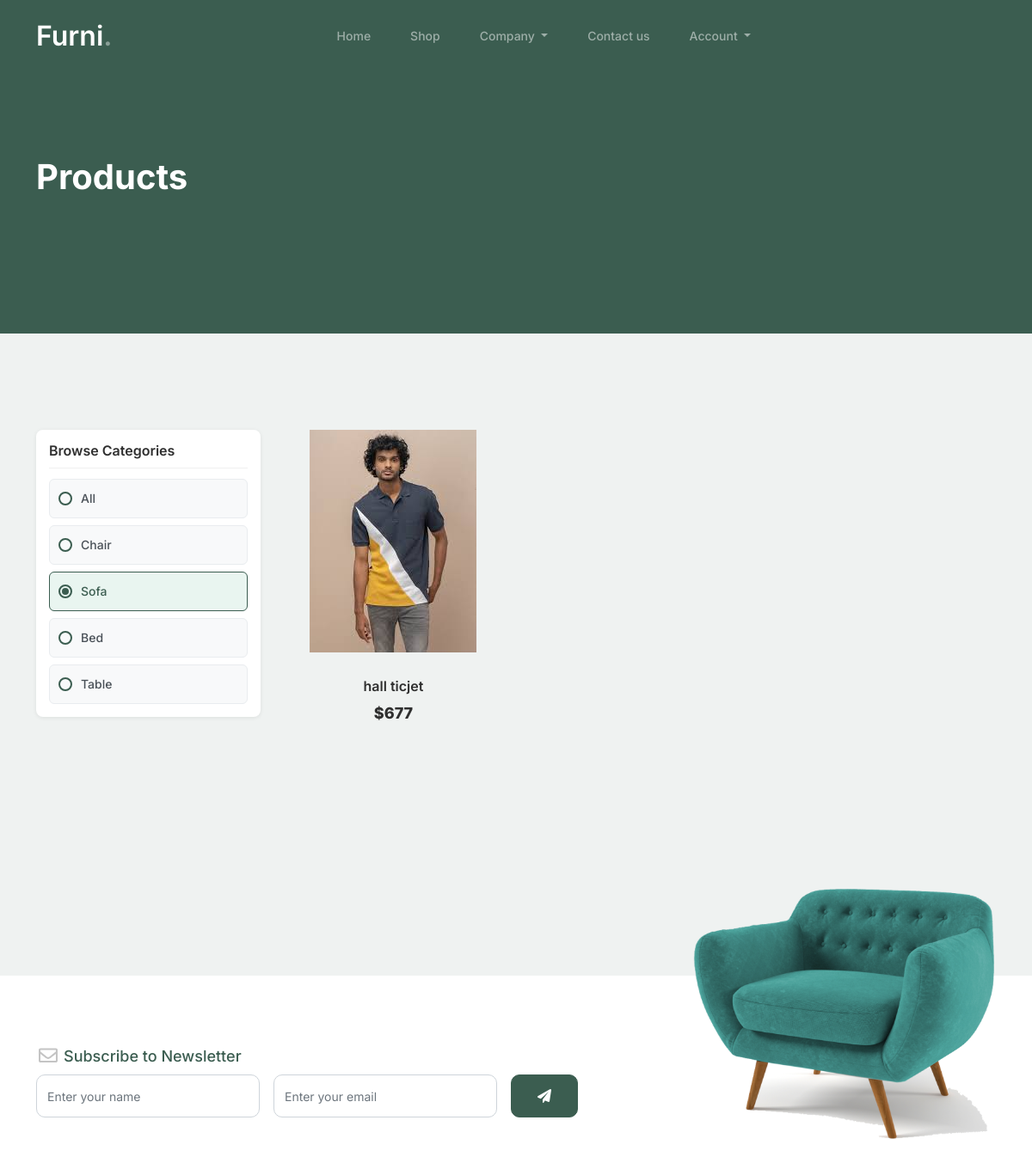
The page /sofa (upper part) on the database as committed earlier.
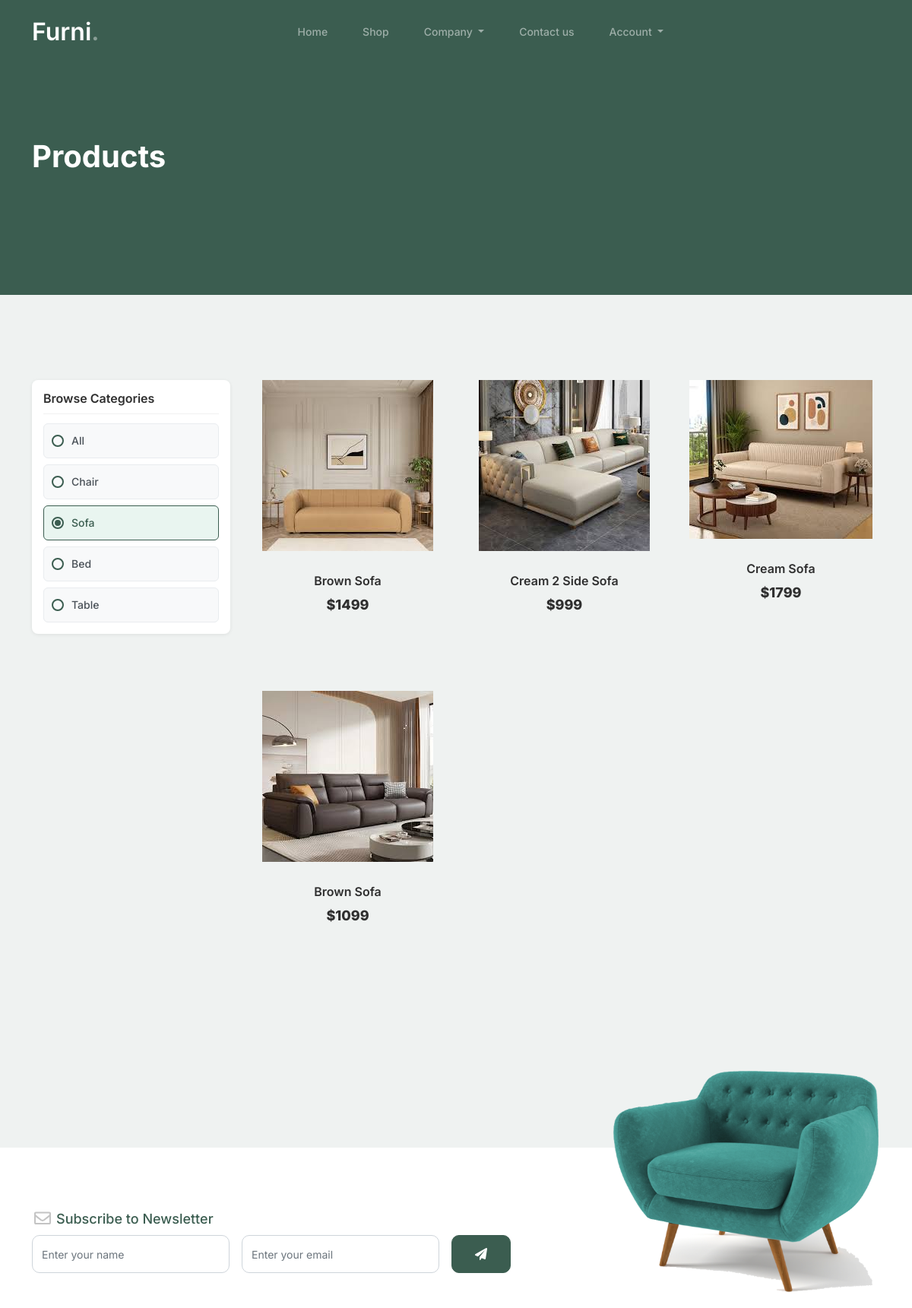
The same page on the database as committed later.
### myapp/models.py (models this page shows, shortened)
class Product(models.Model):
    category=(
        ("Chair","Chair"),
        ("Sofa","Sofa"),
        ("Bed","Bed"),
        ("Table","Table"),
    )
    seller=models.ForeignKey(User,on_delete=models.CASCADE)
    product_category=models.CharField(max_length=100,choices=category)
    product_name=models.CharField(max_length=100)
    product_price=models.PositiveIntegerField()
    product_desc=models.TextField()
    product_image=models.ImageField(upload_to="product_images/")

### myapp/views.py (the view)
# urls.py: path('sofa', views.sofa,name='sofa'),
def sofa(request):
    products=Product.objects.filter(product_category="Sofa")
    return render(request,'shop.html',{'products':products})

### myapp/templates/shop.html (shortened to what this page needs)
{% extends 'header.html' %}
{% load static %}
{% block content %}
<!doctype html>
<html lang="en">
<head>
</head>
<body>
	<div class="hero">
		<div class="container">
			<div class="row justify-content-between">
				<div class="col-lg-5">
					<div class="intro-excerpt">
						<h1>Products</h1>
					</div>
				</div>
				<div class="col-lg-7">
				</div>
			</div>
		</div>
	</div>
	<div class="untree_co-section product-section before-footer-section">
		<div class="container">
			<div class="row">
				<div class="col-lg-3 mb-5">
					<div class="left_sidebar_area" style="background: #ffffff; padding: 15px; border-radius: 8px; box-shadow: 0 1px 5px rgba(0, 0, 0, 0.08);">
						<aside class="left_widgets p_filter_widgets">
							<div class="l_w_title" style="margin-bottom: 12px; padding-bottom: 10px; border-bottom: 1px solid #f0f0f0;">
								<h3 style="font-size: 16px; font-weight: 600; color: #2f2f2f; margin: 0;">Browse Categories</h3>
							</div>
							<div class="widgets_inner">
								<ul class="list" style="list-style: none; padding: 0; margin: 0;">
									<li style="margin-bottom: 8px;">
										<a href="{% url 'shop' %}" class="category-link {% if request.resolver_match.url_name == 'shop' %}active{% endif %}" style="display: flex; align-items: center; padding: 8px 10px; background: #f8f9fa; border: 1px solid #e9ecef; border-radius: 6px; text-decoration: none; color: #495057; font-weight: 500; font-size: 14px; transition: all 0.3s ease;">
											<span class="radio-outer" style="width: 16px; height: 16px; border: 2px solid #3b5d50; border-radius: 50%; margin-right: 10px; display: inline-flex; align-items: center; justify-content: center; flex-shrink: 0;">
											</span>
											<span>All</span>
										</a>
									</li>
									<li style="margin-bottom: 8px;">
										<a href="{% url 'chair' %}" class="category-link {% if request.resolver_match.url_name == 'chair' %}active{% endif %}" style="display: flex; align-items: center; padding: 8px 10px; background: #f8f9fa; border: 1px solid #e9ecef; border-radius: 6px; text-decoration: none; color: #495057; font-weight: 500; font-size: 14px; transition: all 0.3s ease;">
											<span class="radio-outer" style="width: 16px; height: 16px; border: 2px solid #3b5d50; border-radius: 50%; margin-right: 10px; display: inline-flex; align-items: center; justify-content: center; flex-shrink: 0;">
											</span>
											<span>Chair</span>
										</a>
									</li>
									<li style="margin-bottom: 8px;">
										<a href="{% url 'sofa' %}" class="category-link {% if request.resolver_match.url_name == 'sofa' %}active{% endif %}" style="display: flex; align-items: center; padding: 8px 10px; background: #f8f9fa; border: 1px solid #e9ecef; border-radius: 6px; text-decoration: none; color: #495057; font-weight: 500; font-size: 14px; transition: all 0.3s ease;">
											<span class="radio-outer" style="width: 16px; height: 16px; border: 2px solid #3b5d50; border-radius: 50%; margin-right: 10px; display: inline-flex; align-items: center; justify-content: center; flex-shrink: 0;">
												<span class="radio-inner" style="width: 8px; height: 8px; background: #3b5d50; border-radius: 50%; opacity: 0; transition: opacity 0.3s ease;"></span>
											</span>
											<span>Sofa</span>
										</a>
									</li>
									<li style="margin-bottom: 8px;">
										<a href="{% url 'bed' %}" class="category-link {% if request.resolver_match.url_name == 'bed' %}active{% endif %}" style="display: flex; align-items: center; padding: 8px 10px; background: #f8f9fa; border: 1px solid #e9ecef; border-radius: 6px; text-decoration: none; color: #495057; font-weight: 500; font-size: 14px; transition: all 0.3s ease;">
											<span class="radio-outer" style="width: 16px; height: 16px; border: 2px solid #3b5d50; border-radius: 50%; margin-right: 10px; display: inline-flex; align-items: center; justify-content: center; flex-shrink: 0;">
											</span>
											<span>Bed</span>
										</a>
									</li>
									<li style="margin-bottom: 0;">
										<a href="{% url 'table' %}" class="category-link {% if request.resolver_match.url_name == 'table' %}active{% endif %}" style="display: flex; align-items: center; padding: 8px 10px; background: #f8f9fa; border: 1px solid #e9ecef; border-radius: 6px; text-decoration: none; color: #495057; font-weight: 500; font-size: 14px; transition: all 0.3s ease;">
											<span class="radio-outer" style="width: 16px; height: 16px; border: 2px solid #3b5d50; border-radius: 50%; margin-right: 10px; display: inline-flex; align-items: center; justify-content: center; flex-shrink: 0;">
											</span>
											<span>Table</span>
										</a>
									</li>
								</ul>
							</div>
						</aside>
					</div>
				</div>
				<div class="col-lg-9">
					<div class="row">
						{% if products %}
							{% for i in products %}
							<div class="col-12 col-md-6 col-lg-4 mb-5">
								<a class="product-item" href="{% url "product-details" pk=i.pk %}">
									<img src="{{i.product_image.url}}" class="img-fluid product-thumbnail">
									<h3 class="product-title">{{i.product_name}}</h3>
									<strong class="product-price">${{i.product_price}}</strong>
								</a>
							</div>
							{% endfor %}
						{% else %}
							<div class="col-12 text-center">
								<h3>No Products Available</h3>
							</div>
						{% endif %}
					</div>
				</div>
			</div>
		</div>
	</div>
</body>
</html>
{% endblock %}

### myapp/templates/header.html (shortened to what this page needs)
{% load static %}
<!doctype html>
<html lang="en">
<head>
		<link href="{% static 'css/bootstrap.min.css' %}" rel="stylesheet">
		<link href="https://cdnjs.cloudflare.com/ajax/libs/font-awesome/6.0.0-beta3/css/all.min.css" rel="stylesheet">
		<link href="{% static 'css/tiny-slider.css' %}" rel="stylesheet">
		<link href="{% static 'css/style.css' %}" rel="stylesheet">
	</head>
	<body>
		<nav class="custom-navbar navbar navbar navbar-expand-md navbar-dark bg-dark" aria-label="Furni navigation bar">
			<div class="container">
				<a class="navbar-brand" href="/">Furni<span>.</span></a>
				<div class="collapse navbar-collapse" id="navbarsFurni"  >
					<ul class="custom-navbar-nav navbar-nav ms-auto mb-2 mb-md-0" style="margin:0 auto;">
						<li class="nav-item">
							<a class="nav-link" href="/">Home</a>
						</li>
						<li><a class="nav-link" href="{% url 'shop' %}">Shop</a></li>
						<li class="nav-item dropdown">
							<a class="nav-link dropdown-toggle" href="#" id="companyDropdown"
							   role="button" data-bs-toggle="dropdown" aria-expanded="false">
								Company
							</a>
						</li>
						<li><a class="nav-link" href="{% url 'contact' %}">Contact us</a></li>
						<li class="nav-item dropdown">
							<a class="nav-link dropdown-toggle" href="#" id="accountDropdown" role="button" data-bs-toggle="dropdown" aria-expanded="false">
								Account
							</a>
						</li>
					</ul>
				</div>
			</div>
		</nav>
{% block content %}
{% endblock %}
		<footer class="footer-section">
			<div class="container relative">
				<div class="sofa-img">
					<img src="{% static 'images/sofa.png' %}" alt="Image" class="img-fluid">
				</div>
				<div class="row">
					<div class="col-lg-8">
						<div class="subscription-form">
							<h3 class="d-flex align-items-center"><span class="me-1"><img src="{% static 'images/envelope-outline.svg' %}" alt="Image" class="img-fluid"></span><span>Subscribe to Newsletter</span></h3>
							<form action="#" class="row g-3">
								<div class="col-auto">
									<input type="text" class="form-control" placeholder="Enter your name">
								</div>
								<div class="col-auto">
									<input type="email" class="form-control" placeholder="Enter your email">
								</div>
								<div class="col-auto">
									<button class="btn btn-primary">
										<span class="fa fa-paper-plane"></span>
									</button>
								</div>
							</form>
						</div>
					</div>
				</div>
				<div class="row g-5 mb-5">
				</div>
			</div>
		</footer>
	</body>
</html>

### myapp/static/css/style.css (style rules this page uses)
body { overflow-x: hidden; position: relative; }
body { font-family: "Inter", sans-serif; font-weight: 400; line-height: 28px; color: #6a6a6a; font-size: 14px; background-color: #eff2f1; }
a { text-decoration: none; -webkit-transition: .3s all ease; -o-transition: .3s all ease; transition: .3s all ease; color: #2f2f2f; text-decoration: underline; }
.custom-navbar { background: #3b5d50 !important; padding-top: 20px; padding-bottom: 20px; }
.custom-navbar .navbar-brand { font-size: 32px; font-weight: 600; }
.custom-navbar .navbar-brand > span { opacity: .4; }
@media (min-width: 992px) { .custom-navbar .custom-navbar-nav li { margin-left: 15px; margin-right: 15px; } }
.custom-navbar .custom-navbar-nav li a { font-weight: 500; color: #ffffff !important; opacity: .5; -webkit-transition: .3s all ease; -o-transition: .3s all ease; transition: .3s all ease; position: relative; }
@media (min-width: 768px) { .custom-navbar .custom-navbar-nav li a:before { content: ""; position: absolute; bottom: 0; left: 8px; right: 8px; background: #f9bf29; height: 5px; opacity: 1; visibility: visible; width: 0; -webkit-transition: .15s all ease-out; -o-transition: .15s all ease-out; transition: .15s all ease-out; } }
.hero { background: #3b5d50; padding: calc(4rem - 30px) 0 0rem 0; }
@media (min-width: 768px) { .hero { padding: calc(4rem - 30px) 0 4rem 0; } }
@media (min-width: 992px) { .hero { padding: calc(8rem - 30px) 0 8rem 0; } }
.hero .intro-excerpt { position: relative; z-index: 4; }
@media (min-width: 992px) { .hero .intro-excerpt { max-width: 450px; } }
.hero h1 { font-weight: 700; color: #ffffff; margin-bottom: 30px; }
.btn { font-weight: 600; padding: 12px 30px; border-radius: 30px; color: #ffffff; background: #2f2f2f; border-color: #2f2f2f; }
.btn.btn-primary { background: #3b5d50; border-color: #3b5d50; }
.product-section { padding: 7rem 0; }
.product-section .product-item { text-align: center; text-decoration: none; display: block; position: relative; padding-bottom: 50px; cursor: pointer; }
.product-section .product-item .product-thumbnail { margin-bottom: 30px; position: relative; top: 0; -webkit-transition: .3s all ease; -o-transition: .3s all ease; transition: .3s all ease; }
.product-section .product-item h3 { font-weight: 600; font-size: 16px; }
.product-section .product-item strong { font-weight: 800 !important; font-size: 18px !important; }
.product-section .product-item h3, .product-section .product-item strong { color: #2f2f2f; text-decoration: none; }
.product-section .product-item:before { bottom: 0; left: 0; right: 0; position: absolute; content: ""; background: #dce5e4; height: 0%; z-index: -1; border-radius: 10px; -webkit-transition: .3s all ease; -o-transition: .3s all ease; transition: .3s all ease; }
.before-footer-section { padding: 7rem 0 12rem 0 !important; }
.footer-section { padding: 80px 0; background: #ffffff; }
.footer-section .relative { position: relative; }
.footer-section .subscription-form { margin-bottom: 40px; position: relative; z-index: 2; margin-top: 100px; }
@media (min-width: 992px) { .footer-section .subscription-form { margin-top: 0px; margin-bottom: 80px; } }
.footer-section .subscription-form h3 { font-size: 18px; font-weight: 500; color: #3b5d50; }
.footer-section .subscription-form .form-control { height: 50px; border-radius: 10px; font-family: "Inter", sans-serif; }
.footer-section .subscription-form .btn { border-radius: 10px !important; }
.footer-section .sofa-img { position: absolute; top: -200px; z-index: 1; right: 0; }
.footer-section .sofa-img img { max-width: 380px; }
.untree_co-section { padding: 7rem 0; }
.form-control { height: 50px; border-radius: 10px; font-family: "Inter", sans-serif; }

### myapp/templates/shop.html (style rules this page uses)
.left_sidebar_area a.active { background: #e9f5f0 !important; border-color: #3b5d50 !important; color: #3b5d50 !important; }
.left_sidebar_area a.active .radio-inner { opacity: 1 !important; }

Rows that differ between the two databases and show on the page:
removed Product: product_image (picture), product_name "hall ticjet", product_price "677"
added Product: product_image (picture), product_name "Brown Sofa", product_price "1499"
added Product: product_image (picture), product_name "Cream 2 Side Sofa", product_price "999"
added Product: product_image (picture), product_name "Cream Sofa", product_price "1799"
added Product: product_image (picture), product_name "Brown Sofa", product_price "1099"
